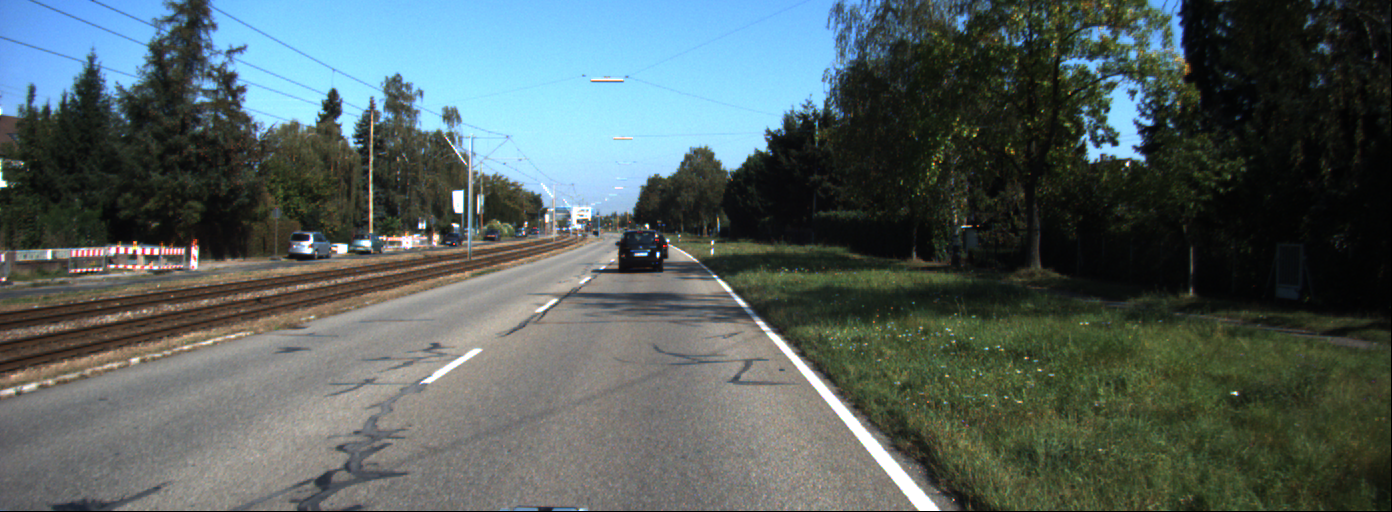
#> input picture Codes/data_1/data/0000000003.png, 1392 x 512 px, given in place of challenge_video.mp4, which was not available
$ python Question_2_Final_Challenge.py
#> lines starting #> are read from the running program, lines starting #| are printed output that depends on the picture; after the words box and inside, x2 and y2 are one past the last pixel; in counts of white or black regions, pixels touching at a corner belong together; pictures that were not available may be replaced by others from this repository, and a replacement may not be noted
#> further down, frame is the input picture: shape (512, 1392, 3); mean B, G, R 95, 95.9, 83.1
import cv2
import numpy as np
import matplotlib.pyplot as plt


def mouse_click(event, x, y, flag, param):
    if event == cv2.EVENT_LBUTTONDOWN:
        print(x, y)
        points.append([x, y])


# function for warping
def warpImage(pts):
    # store points
    tl = pts[0]
    tr = pts[1]
    br = pts[2]
    bl = pts[3]
    rect = np.array([tl, tr, br, bl], dtype="float32")
    # rect = (tl,tr,br,bl)
    widthA = np.sqrt(((br[0] - bl[0]) ** 2) + ((br[1] - bl[1]) ** 2))
    widthB = np.sqrt(((tr[0] - tl[0]) ** 2) + ((tr[1] - tl[1]) ** 2))
    maxWidth = max(int(widthA), int(widthB))

    heightA = np.sqrt(((tr[0] - br[0]) ** 2) + ((tr[1] - br[1]) ** 2))
    heightB = np.sqrt(((tl[0] - bl[0]) ** 2) + ((tl[1] - bl[1]) ** 2))
    maxHeight = max(int(heightA), int(heightB))

    dst = np.array([
        [0, 0],
        [maxWidth - 1, 0],
        [maxWidth - 1, maxHeight - 1],
        [0, maxHeight - 1]], dtype="float32")
    # dst = np.array([[0,0],[199,0],[199,199],[0,199]], dtype="float32")

    M = cv2.getPerspectiveTransform(rect, dst)
    warped = cv2.warpPerspective(crop, M, (maxWidth, maxHeight))
    return warped, M, maxWidth, maxHeight


# function to undistort image
def undistortImage(warped):
    # Define Camera Matrix
    mtx = np.array([[1.15422732e+03,   0.00000000e+00,   6.71627794e+02],
                     [0.00000000e+00,   1.14818221e+03,   3.86046312e+02],
                     [0.00000000e+00,   0.00000000e+00,   1.00000000e+00]])

    # Define distortion coefficients
    dist = np.array([-2.42565104e-01, -4.77893070e-02, -1.31388084e-03, -8.79107779e-05, 2.20573263e-02])

    # Getting the new optimal camera matrix
    # img = cv2.imread('image0.jpg')
    h, w = warped.shape[:2]
#> h = 512; w = 1392
    newcameramtx, roi = cv2.getOptimalNewCameraMatrix(mtx, dist, (w, h), 1,
                                                      (w, h))
#> roi = (45, 72, 1283, 421)

    # Undistorting
    dst = cv2.undistort(warped, mtx, dist, None, newcameramtx)
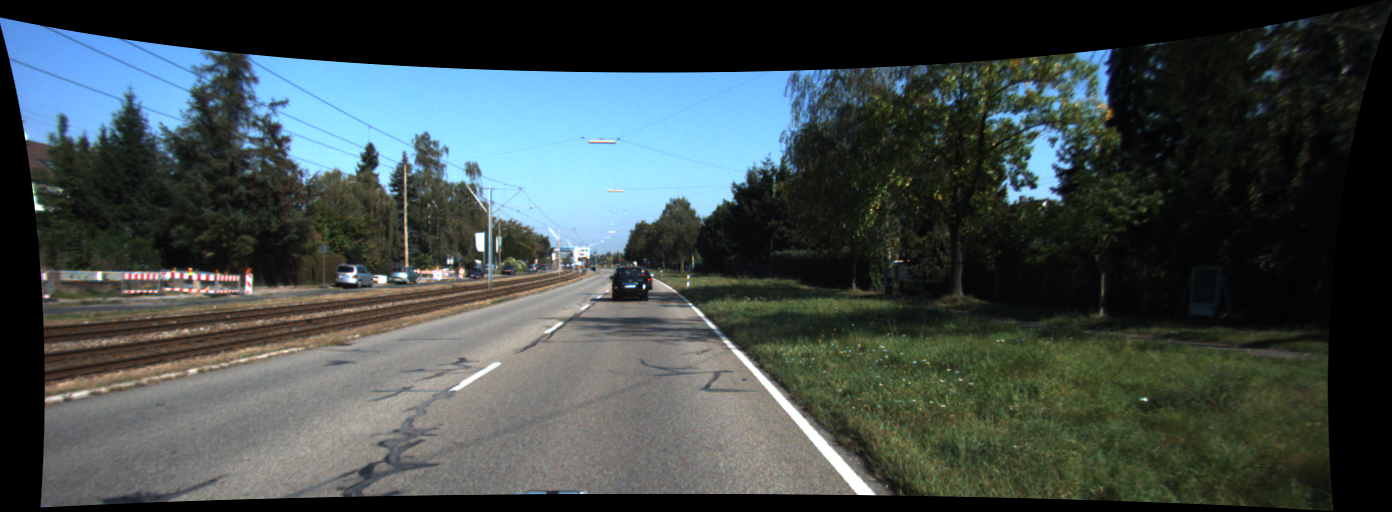
#> dst: shape (512, 1392, 3); mean B, G, R 73.9, 74.4, 64

    # crop the image
    x, y, w, h = roi
#> x = 45; y = 72; w = 1283; h = 421
    dst = dst[y:y + h, x:x + w]
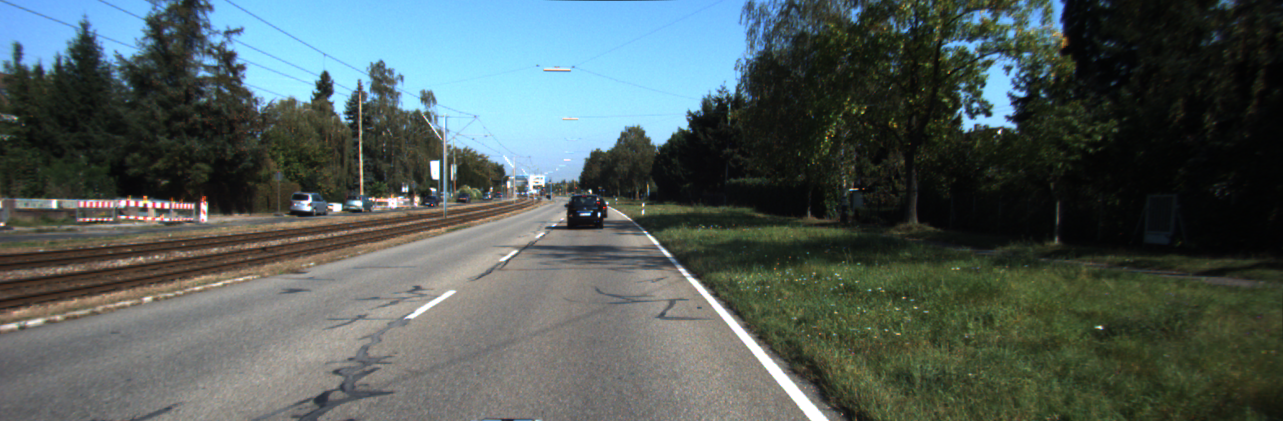
#> dst: shape (421, 1283, 3); mean B, G, R 90.1, 92, 80

    # cv2.imshow('Undistorted Image', dst)
    # cv2.waitKey(0)
    return dst


# function to inverse warp
def invWarpImage(den_image, pts):
    # store points
    tl = pts[0]
    tr = pts[1]
    br = pts[2]
    bl = pts[3]
    rect = np.array([tl, tr, br, bl], dtype="float32")
    # rect = (tl,tr,br,bl)
    widthA = np.sqrt(((br[0] - bl[0]) ** 2) + ((br[1] - bl[1]) ** 2))
    widthB = np.sqrt(((tr[0] - tl[0]) ** 2) + ((tr[1] - tl[1]) ** 2))
    maxWidth = max(int(widthA), int(widthB))

    heightA = np.sqrt(((tr[0] - br[0]) ** 2) + ((tr[1] - br[1]) ** 2))
    heightB = np.sqrt(((tl[0] - bl[0]) ** 2) + ((tl[1] - bl[1]) ** 2))
    maxHeight = max(int(heightA), int(heightB))

    dst = np.array([
        [0, 0],
        [maxWidth - 1, 0],
        [maxWidth - 1, maxHeight - 1],
        [0, maxHeight - 1]], dtype="float32")
    # dst = np.array([[0,0],[199,0],[199,199],[0,199]], dtype="float32")

    M = cv2.getPerspectiveTransform(rect, dst)
    warped = cv2.warpPerspective(den_image, np.linalg.inv(M), (crop.shape[1], crop.shape[0]))
    return warped


if __name__ == '__main__':
    # read image
    cap = cv2.VideoCapture("Codes/data_2/challenge_video.mp4")
    ctr = 0
    temp_yellow_loc = 0

    while True:

        # read frames
        _, frame = cap.read()

        # using Histogram
        # hist = cv2.calcHist([thresh], [0], None, [256], [0, 256])

        # plotting histogram
        # plot.plot(hist)
        # plot.show()

        # undistort image
        undistort_img = undistortImage(frame)

        # denoise image
        denoise_img = cv2.fastNlMeansDenoisingColored(undistort_img, None, 10, 10, 7, 21)
        # cv2.imshow('Denoised Image', denoise_img)

        # crop real image
        crop = denoise_img[350:720, 0:1280]
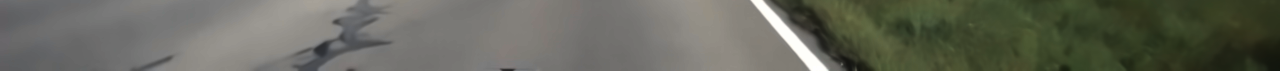
#> crop: shape (71, 1280, 3); mean B, G, R 91.6, 103.1, 101.3
        # cv2.imshow('ROI', crop)

        # call mouse click function
        # points = np.float32([[530, 522], [793, 514], [951, 613], [347, 625]])
        # points = np.float32([[463, 115], [860, 119], [1098, 216], [285, 206]])
        points = np.float32([[538, 64], [795, 67], [1197, 158], [247, 154]])
        # [14 lines of commented-out code are left out]
        warped_img, M, maxWidth, maxHeight = warpImage(points)
#> in warpImage, `warped = cv2.warpPerspective(crop, M, (maxWidth, maxHeight))`:
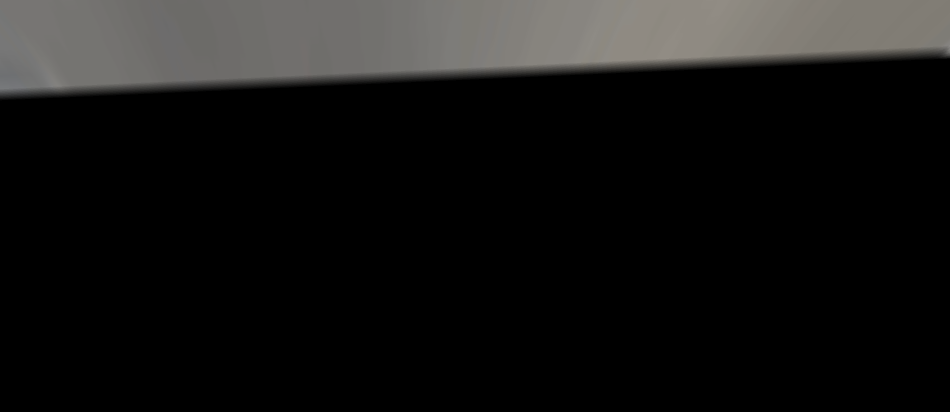
#> warped: shape (412, 950, 3); mean B, G, R 20.8, 21.6, 22.1
#> M = [[-5.07, -16.39, 3776.5], [0.286, -24.5, 1413.9], [0.000629, -0.0436, 1]]; maxWidth = 950; maxHeight = 412
        # [15 lines of commented-out code are left out]
        hsv = cv2.cvtColor(warped_img, cv2.COLOR_BGR2HSV)
#> hsv: shape (412, 950, 3); mean H, S, V 3.8, 2.7, 22.1
        lower_yellow = np.array([0, 52, 127])
        higher_yellow = np.array([26, 156, 255])
        yellow_mask = cv2.inRange(hsv, lower_yellow, higher_yellow)
#> yellow_mask: shape (412, 950); every value is 0
        # cv2.imshow('yellow mask', yellow_mask)

        # white color separation using HSV
        hsv = cv2.cvtColor(warped_img, cv2.COLOR_BGR2HSV)
        lower_white = np.array([0, 0, 183])
        higher_white = np.array([255, 255, 255])
        white_mask = cv2.inRange(hsv, lower_white, higher_white)
        # cv2.imshow('white mask', white_mask)

        # final mask
        mask = cv2.add(yellow_mask, white_mask)
        # cv2.imshow('mask', mask)

        # pixel count
        pixel_sum_yellow = np.sum(yellow_mask, axis=0)
#> pixel_sum_yellow = 950 values from 0 to 0
        pixel_sum_white = np.sum(white_mask, axis=0)
#> pixel_sum_white = 950 values from 0 to 0

        # extracting location of pixels
        pts_yellow = []
        yellow_loc = []
        for i in range(len(pixel_sum_yellow)):
            if pixel_sum_yellow[i] and pixel_sum_yellow[i-1] < pixel_sum_yellow[i] < pixel_sum_yellow[i+1]:
                yellow_loc.append(i)
                for j in range(yellow_mask.shape[0]):
                    pts_yellow.append([i, yellow_mask.shape[0]])
                    pts_yellow.append([i, 0])
#> after the loop, pts_yellow = []; yellow_loc = []

        # pts_yellow = np.array(pts_yellow)
        yellow_loc = np.array(yellow_loc)
#> yellow_loc = empty array

        pts_white = []
        white_loc = []
        for i in range(len(pixel_sum_white)):
            white_loc.append(i)
            try:
                if pixel_sum_white[i] and pixel_sum_white[i-1] < pixel_sum_white[i] < pixel_sum_white[i+1]:
                    # for j in range(white_mask.shape[0]):
                    pts_white.append([i, white_mask.shape[0]])
                    pts_white.append([i, 0])
            except:
                pass
#> after the loop, pts_white = []; white_loc = 950 values from 0 to 949

        white_loc = np.array(white_loc)
        # [20 lines of commented-out code are left out]
        pts_yellow = np.array(pts_yellow)
#> pts_yellow = empty array
        pts_yellow = pts_yellow.reshape((-1, 1, 2))
        warped_img = cv2.polylines(warped_img, [pts_yellow], True, (0, 0, 255))
        # for i in range(len(pts_yellow)):
        #     pt = pts_yellow[i]
        #     cv2.circle(warped_img, tuple(pt), 1, [0, 0, 255])

        pts_white = np.array(pts_white)
#> pts_white = empty array
        pts_white = pts_white.reshape((-1, 1, 2))
        warped_img = cv2.polylines(warped_img, [pts_white], True, (255, 0, 0))
        # [7 lines of commented-out code are left out]
        inv_warped_image = invWarpImage(warped_img, points)
#> in invWarpImage, `warped = cv2.warpPerspective(den_image, np.linalg.inv(M), (crop.shape[..`:
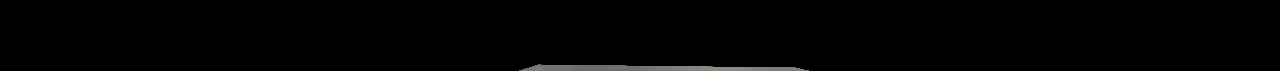
#> warped: shape (71, 1280, 3); mean B, G, R 1.8, 1.8, 1.9
        inv_warped_gray = cv2.cvtColor(inv_warped_image, cv2.COLOR_BGR2GRAY)
        _, inv_warped_thresh = cv2.threshold(inv_warped_gray, 0, 250, cv2.THRESH_BINARY_INV)
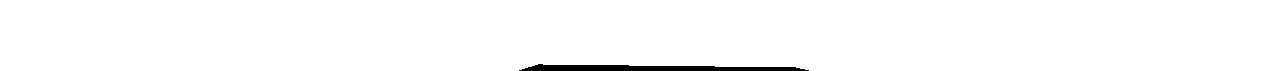
#> inv_warped_thresh: shape (71, 1280); values 0 (black) and 250 (white), 98.5% white; 1 black region, box (x1, y1, x2, y2) and area: (519, 64, 809, 71) 1398
        fram_bit = cv2.bitwise_and(crop, crop, mask=inv_warped_thresh)
        # lena_warp = cv2.warpPerspective(lena_img, new_homo, (frame.shape[1], frame.shape[0]))
        new_frame = cv2.add(fram_bit, inv_warped_image)
        # cv2.imshow('new frame', new_frame)

        # predict lanes
        try:
            yellow_point = np.max(yellow_loc)
        except:
            pass

#> (the run stopped early here; a loop or call above may not have finished)

$ run again, on Codes/data_1/data/0000000008.png
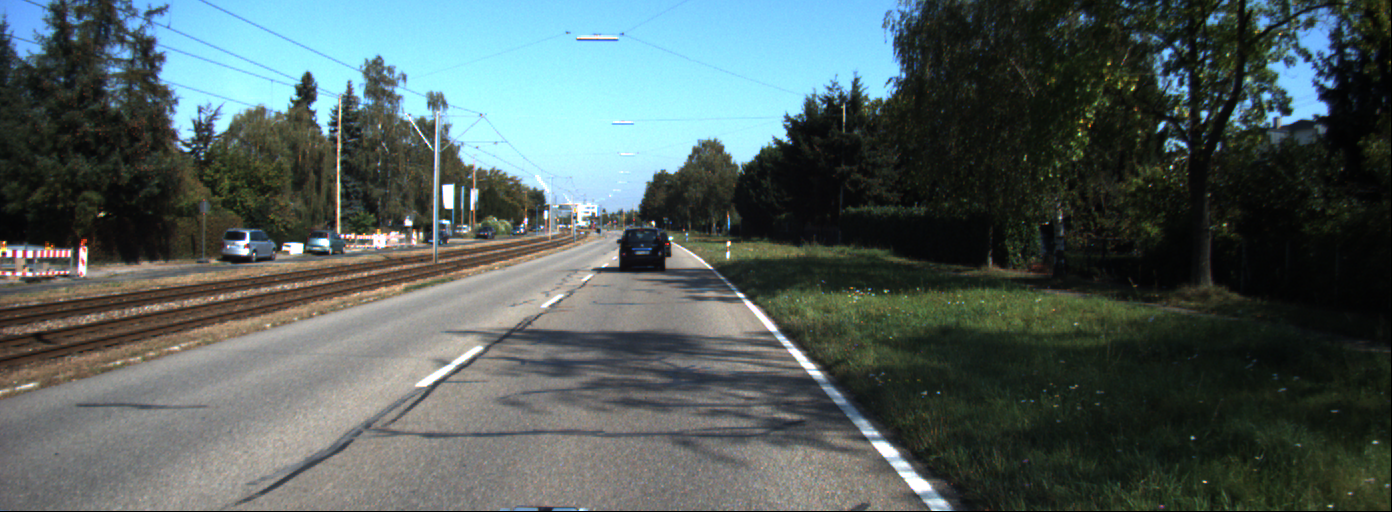
#> input picture Codes/data_1/data/0000000008.png, 1392 x 512 px, given in place of challenge_video.mp4, which was not available
#> frame is the input picture: shape (512, 1392, 3); mean B, G, R 93.5, 94.9, 81.3
#> `crop = denoise_img[350:720, 0:1280]`:
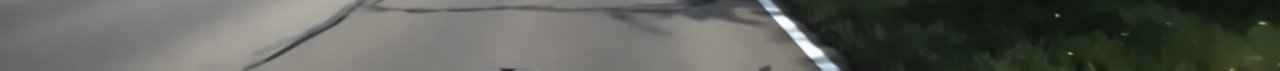
#> crop: shape (71, 1280, 3); mean B, G, R 88.8, 95.2, 92.9
#> in warpImage, `warped = cv2.warpPerspective(crop, M, (maxWidth, maxHeight))`:
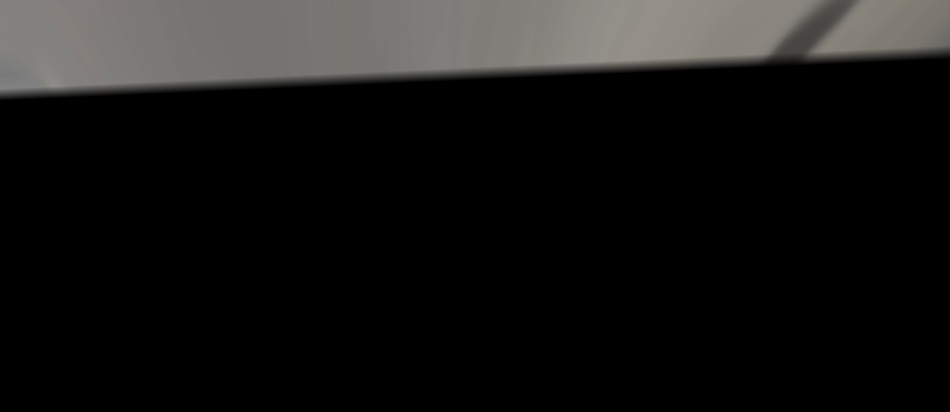
#> warped: shape (412, 950, 3); mean B, G, R 21.5, 22.3, 22.7
#> M = [[-5.07, -16.39, 3776.5], [0.286, -24.5, 1413.9], [0.000629, -0.0436, 1]]; maxWidth = 950; maxHeight = 412
#> hsv: shape (412, 950, 3); mean H, S, V 3.8, 2.7, 22.7
#> yellow_mask: shape (412, 950); every value is 0
#> pixel_sum_yellow = 950 values from 0 to 0
#> after the loop `for i in range(len(pixel_sum_yellow)):`: pts_yellow = []
#> `yellow_loc = np.array(yellow_loc)`: yellow_loc = empty array
#> after the loop `for i in range(len(pixel_sum_white)):`: pts_white = []; white_loc = 950 values from 0 to 949
#> `pts_yellow = np.array(pts_yellow)`: pts_yellow = empty array
#> inv_warped_thresh: shape (71, 1280); values 0 (black) and 250 (white), 98.5% white; 1 black region, box (x1, y1, x2, y2) and area: (519, 64, 809, 71) 1398
